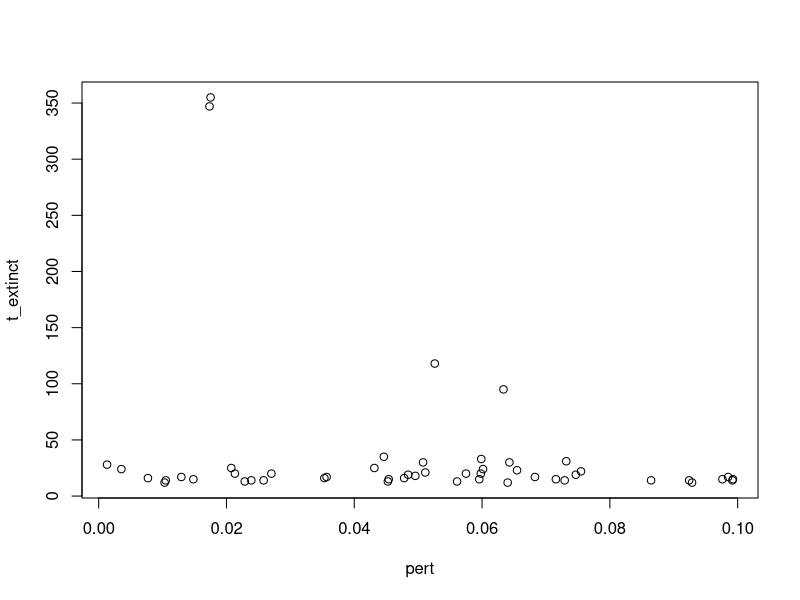

Write the R code that produced this figure.
library(ggplot2)
library(tensor)
library(future)
library(parallel)
library(deSolve)
library(tibble)
library(tidyr)
library(dplyr)
library(reshape2)

set.seed(1)

model = 
  \(t, state, params){
    R = state[1:2]
    N = state[-(1:2)]
    dRdt = params$r * R * (1 - R / params$K) - t(params$C) %*% N * R
    dNdt = N * (params$C %*% R - params$d)
    return(list(c(dRdt,dNdt)))
  }

nresident = 2
ninvader = 50
nresource = 2
res_c = matrix(c(.2, .1, .1, .2), nrow = nresident, ncol = nresource)
inv_c = .5 * matrix(runif(ninvader * nresource), nrow = ninvader, ncol = nresource)

res_d = c(.2, .2)
pert = .1 * runif(ninvader)
inv_d = inv_c[,1] * (res_c[2,2] * res_d[1] - res_c[1,2] * res_d[2]) / (res_c[1,1] * res_c[2,2] - res_c[1,2] * res_c[2,1]) + inv_c[,2] * (res_c[1,1] * res_d[2] - res_c[2,1] * res_d[1]) / (res_c[1,1] * res_c[2,2] - res_c[1,2] * res_c[2,1]) + pert
C = rbind(res_c, inv_c)
d = c(res_d, inv_d)
r = c(1,1)
K = c(10,10)

params = list(
  r = r,
  K = K,
  C = C,
  d = d
)

init_state = c(rep(10, nresource), rep(10, nresident), rep(10, ninvader))

sim = ode(y = init_state, times = seq(0, 1000, by = 1), func = model, parms = params) |>
  as.data.frame()

colnames(sim) = c('time', 'R1', 'R2', 'Nres1', 'Nres2', paste0('N', 1:ninvader))

t_extinct = rep(0, ninvader)

for (i in 1:length(t_extinct)) {
  spec = as.name(paste0('N', toString(i)))
  t_extinct[i] = min(filter(sim, !!spec  < .01)$time)
}

plot(pert, t_extinct)
